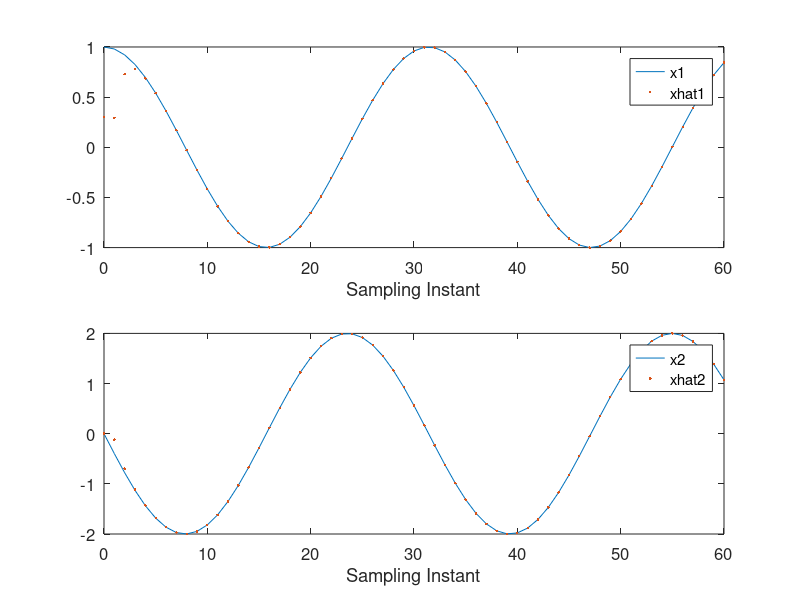

MATLAB code for this plot:
%% Lecture 5: Receding Horizon Control and Closed-loop Systems
% Tutorial: Design and implement an observer. 

% Define the continuos-time model of the pendulum and discretize
w = 2;
Ap = [0 1; -w*w 0]; Bp = [0;1]; Cp = [0 1]; Dp = 0;
Gssc = ss(Ap,Bp,Cp,Dp);

Ts = 0.1;
Gssd = c2d(Gssc,Ts);

% Use pole-assignment technique in order to find the observer gain Kob
% Specify the desired closed-loops poles at 0.1 and 0.2

pole = [0.1 0.2];
Kob = place(Gssd.A', Gssd.C', pole)';

% Simulate the estimated state variables using the observer designed

u = 0;
x = [1;0];
x1(1) = 1;
x2(1) = 0;
y(1) = x2(1);

for k=1:60
    x = Gssd.A * x;
    x1(k+1) = x(1,1);
    x2(k+1) = x(2,1);
    y(k+1) = x2(k+1);
end

xhat = [0.3; 0.0];
xhat1(1) = 0.3;
xhat2(1) = 0;

% Simulate the response of observer

for k = 1:60
    xhat = Gssd.A*xhat + Kob*(y(k)-xhat2(k));
    xhat1(k+1) = xhat(1,1);
    xhat2(k+1) = xhat(2,1);
end

%% Plotting
figure;
kk = 0:60;
subplot(2,1,1);
plot(kk,x1,kk,xhat1,'.');
set(gca,'FontSize',12,'FontName','helvetica')
xlabel('Sampling Instant');
legend('x1','xhat1');
subplot(2,1,2);
plot(kk,x2,kk,xhat2,'.');
set(gca,'FontSize',12,'FontName','helvetica');
xlabel('Sampling Instant');
legend('x2','xhat2');


